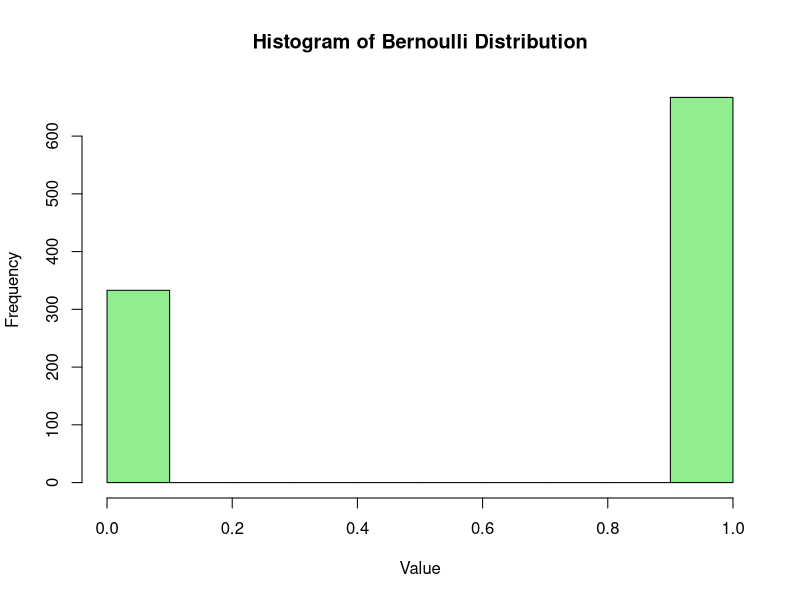
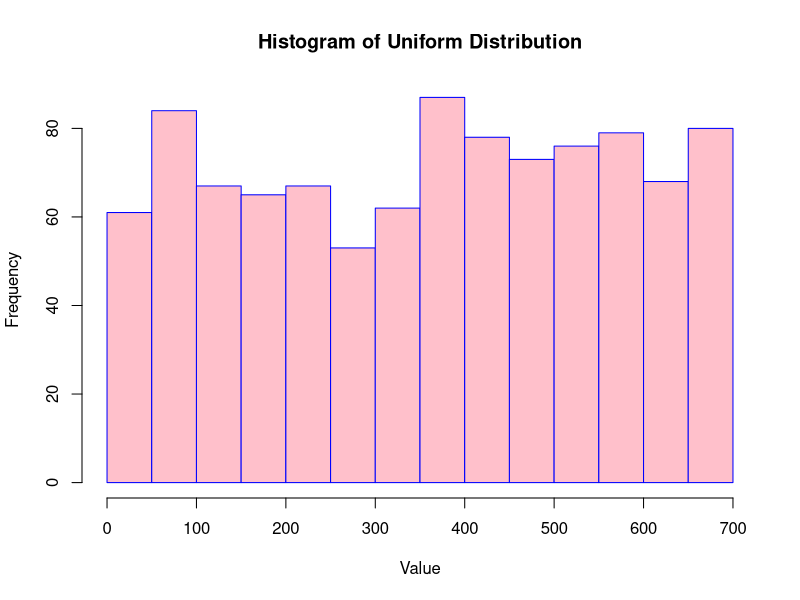
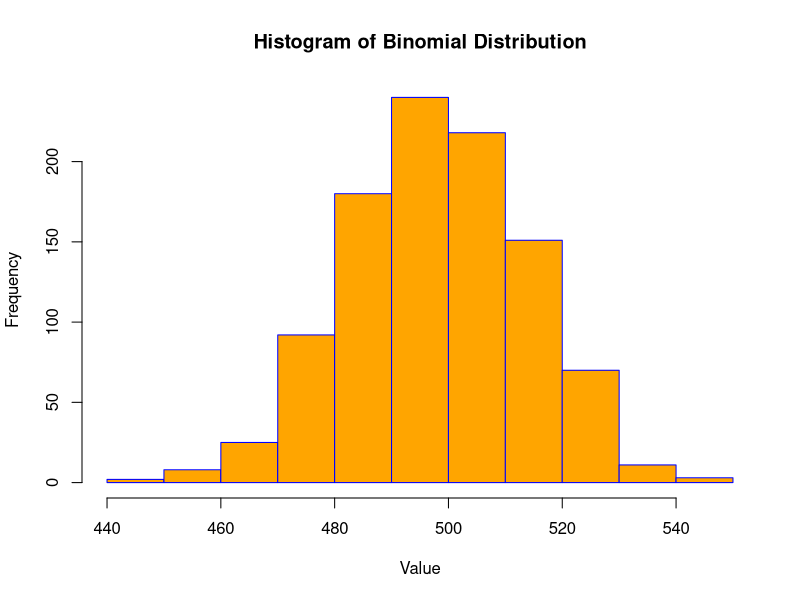
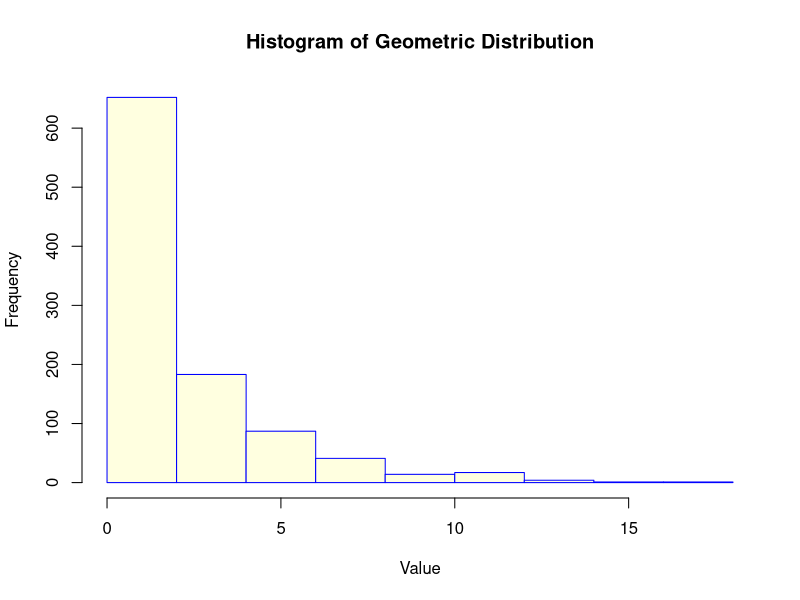
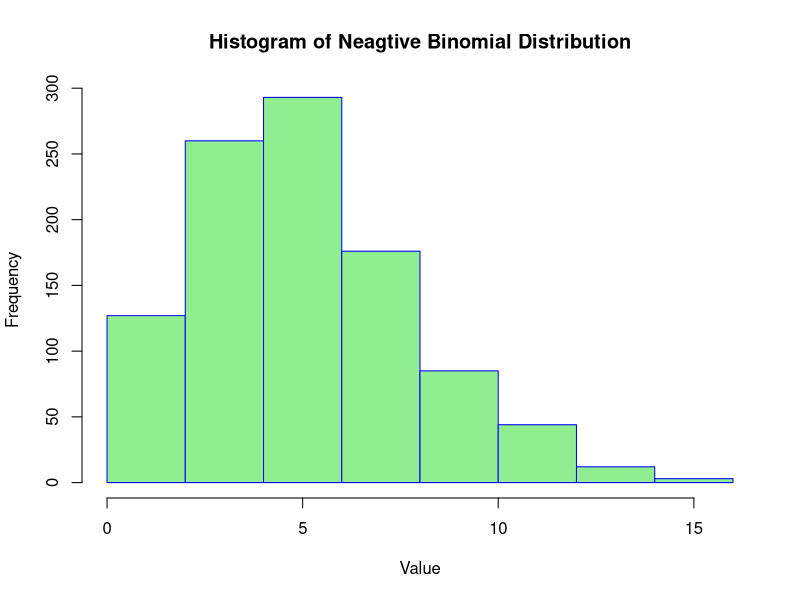

R code for these plots, in order:
# a) Generation of Random Variables for Bernoulli Distribution
set.seed(20067)
BIG_NUM <- 1000
p =0.67

generate_bernoulli_rv <- function(p) {
  U <- runif(BIG_NUM)
  n <- length(U)
  X <- numeric(0)
  
  for (i in 1:n) {
    if (U[i] < p)
      X <- append(X, 1)
    else
      X <- append(X, 0)
  }
  return(X)
}

# Generating the random sample of Bernoulli Distribution
X <- generate_bernoulli_rv(p)
hist(X, main = "Histogram of Bernoulli Distribution", xlab = "Value", ylab = "Frequency", col = "lightgreen", border = "black")

# Applying the Chi Square Goodness of fit test for the generated sample
get_frequency_bernoulli <- function (g) {
  n <- length(g)
  freq<-c(0,0)
  
  for (i in 1:n){
    if(g[i]==1){
      freq[1] <- freq[1] + 1
    } else{
      freq[2] <- freq[2] + 1
    }
  }
  return (freq)
}

E <- c(BIG_NUM*(p), BIG_NUM*(1- p))
O <- get_frequency_bernoulli(X)

W <- sum(((O-E)^2)/E)
criticial_value <- qchisq(0.95, length(E)-1)

if(W > criticial_value){
  print("The given distribution doesnt follow Bernoulli Distribution")
} else {
  print("The given distribution follows Bernoulli Distribution")
}

# b) Generating random valiues following Discrete Uniform Distribution in the interval (i,j) 
i = 10
j = 700

get_discrete_uniform_dist <- function () {
  U <- runif(BIG_NUM, 0, 1)
  return (i + floor((j-i+1)*U))
}

X<-get_discrete_uniform_dist()
hist(X, main = "Histogram of Uniform Distribution", xlab = "Value", ylab = "Frequency", col = "pink", border = "blue")

for(y in unique(X)){
  O <- append(O, length(X[X == y])) 
  E <- append(E, 1000/(j-i))
}

W <- sum(((O-E)^2)/E)

criticial_value <- qchisq(0.95, length(E)-1)
if(W > criticial_value){
  print("The given distribution doesnt follow Discrete Uniform Distribution")
} else {
  print("The given distribution follows Discrete Uniform Distribution")
}

# c) Generation of Random Sample from a Binomial Distribution
p <- 0.67
generate_binomial_distribution <- function (p) {
  U <- runif(BIG_NUM)
  X <- rep(0, BIG_NUM)
  for (l in 1:BIG_NUM){
    H <- generate_bernoulli_rv(p)
    X <- X + H
  }
  return (X)
}

p=0.5
X<-generate_binomial_distribution(p)
hist(X, main = "Histogram of Binomial Distribution", xlab = "Value", ylab = "Frequency", col = "orange", border = "blue")

# Now we shall calculate the frequency of each element in X
O <- numeric(0)
E <- numeric(0)

# O and E calculations:
for(y in unique(X)){
  O <- append(O, length(X[X == y])) 
  E <- append(E, (1000 * (choose(1000,y)*(p^y)*(1-p)^(1000-y))))
}

# Caluclations of values
W <- sum(((O-E)^2)/E)
criticial_value <- qchisq(0.95, length(E)-1)

if(W > criticial_value){
  print("The given distribution doesnt follow Binomial Distribution")
} else {
  print("The given distribution follows Binomial Distribution")
}

# d) Generation of Random Sample from Geometric Distribution
p=0.3

generate_geometric_distribution <- function (p) {
  U <- runif(BIG_NUM)
  H <- floor(log(U)/log(1-p))
  return (H)
}

X <- generate_geometric_distribution(0.3)
hist(X, main = "Histogram of Geometric Distribution", xlab = "Value", ylab = "Frequency", col = "lightyellow", border = "blue")

O <- numeric(0)
E <- numeric(0)

# O and E calculations:

for(y in unique(X)){
  O <- append(O, length(X[X == y])) 
  E <- append(E, 1000*((1-p)^y)*p)
}

# Calculations of values
W <- sum(((O-E)^2)/E)
criticial_value <- qchisq(0.95, length(E)-1)

if(W > criticial_value){
  print("The given distribution doesnt follow Geometric Distribution")
} else {
  print("The given distribution follows Geometric Distribution")
}

# e) Generating random sample from a negative binomial distribution
r <- 11
p <- 0.67

generate_negative_binomial_distribution_rv <- function (r, p) {
  X <- rep(0, BIG_NUM)
  for (i in 1: r){
    H <- generate_geometric_distribution(p)
    X <- X + H
  }
  return(X)
}

X <- generate_negative_binomial_distribution_rv(r, p)
hist(X, main = "Histogram of Neagtive Binomial Distribution", xlab = "Value", ylab = "Frequency", col = "lightgreen", border = "blue")

# O and E calculations:
O <- numeric(0)
E <- numeric(0)
for(y in unique(X)){
  O <- append(O, length(X[X == y])) 
  E <- append(E, 1000*(choose(y+r-1, y)*((1-p)^y)*p^r))
}

# Calculations of values
W <- sum(((O-E)^2)/E)
criticial_value <- qchisq(0.95, length(E)-1)

if(W > criticial_value){
  print("The given distribution doesnt follow Negative Binomial Distribution")
} else {
  print("The given distribution follows Negative Binomial Distribution")
}

# f) Generation of random values under Poisson Distribution
n <- 1000
lambda <- 13

generate_each_entry_of_Poisson <- function (lambda) {
  a <- exp(-lambda)
  b <- 1
  i <- 0
  X <- numeric(0)
  
  while(1) {
    u <- runif(1, 0, 1)
    b <- b*u
    
    if(b < a){
      return(i)
    }
    i <- i+1
    }

  return (X)
}


####################### Application of Direct Inverse Transform Method #######################
generate_each_entry_of_dist <- function(pmf){
  i <- 0
  U <- runif(1,0,1)
  value <- 0
  
  while(1){
    value <- value + pmf(i)
    if(value>U){
      return(i)
    }
    i <- i+1;
  }
}
generate_sample <- function(n, pmf){
  X <- numeric(0)
  for(i in 1:n){
    X <- append(X, generate_each_entry_of_dist(pmf))
  }
  return(X)
}


perform_chi_sq_test <- function(X, pmf) {
  O <- numeric(0)
  E <- numeric(0)
  for(y in unique(X)){
    O <- append(O, length(X[X == y])) 
    E <- append(E, 1000*pmf(y))
  }
  
  # Calculations of values
  W <- sum(((O-E)^2)/E)
  criticial_value <- qchisq(0.95, length(E)-1)
  
  if(W > criticial_value){
    print("The given distribution doesnt follow Required Distribution")
  } else {
    print("The given distribution follows Required Distribution")
  }  
}

# a) Bernoulli Distribution
p<-0.67
pmf <- function (x){
  if(x==0){
    return(1-p)
  }else{
    return(p)
  }
}

# b) Discrete Uniform Distribution
i <- 10
j <- 30
pmf <- function(x){
  return(1/(j-i+1))
}
X <- generate_sample(1000, pmf)
perform_chi_sq_test(X, pmf)

# c) Binomial Distribution
pmf <- function(x){
  p <- 0.67
  if(x==0){
    return(0)
  }
  return(choose(1000,x)*p^x*(1-p)^(1000-x))
}

X <- generate_sample(1000, pmf)
perform_chi_sq_test(X, pmf)

# d) Geometric Distribution
pmf <- function(x){
  if(x==0){
    return(0)
  }
  p <- 0.67
  return((1-p)^(x-1)*p)
}

X <- generate_sample(1000, pmf)
perform_chi_sq_test(X, pmf)

# e) Negative BInomial Distribution
pmf <- function(x){
  r <- 49
  p <- 0.67
  if(x<r){
    return(0)
  }
  return(choose(x-1,r-1)*p^r*(1-p)^(x-r))
}

X <- generate_sample(1000, pmf)
perform_chi_sq_test(X, pmf)

# f) Poisson Distribution
pmf <- function(x){
  lambda <- 29
  return((lambda^x)*exp(-lambda)/factorial(x))
}

X <- generate_sample(1000, pmf)
perform_chi_sq_test(X, pmf)
